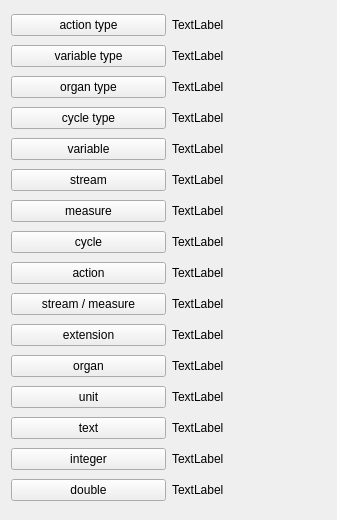
<?xml version="1.0" encoding="UTF-8"?>
<ui version="4.0">
 <class>UISelectTest</class>
 <widget class="QWidget" name="UISelectTest">
  <property name="geometry">
   <rect>
    <x>0</x>
    <y>0</y>
    <width>337</width>
    <height>520</height>
   </rect>
  </property>
  <property name="windowTitle">
   <string>Form</string>
  </property>
  <layout class="QGridLayout" name="gridLayout">
   <item row="4" column="1">
    <widget class="QLabel" name="lVariable">
     <property name="text">
      <string>TextLabel</string>
     </property>
    </widget>
   </item>
   <item row="1" column="0">
    <widget class="QPushButton" name="pbVariableType">
     <property name="text">
      <string>variable type</string>
     </property>
    </widget>
   </item>
   <item row="0" column="1">
    <widget class="QLabel" name="lActionType">
     <property name="text">
      <string>TextLabel</string>
     </property>
    </widget>
   </item>
   <item row="9" column="0">
    <widget class="QPushButton" name="pbStreamMeasure">
     <property name="text">
      <string>stream / measure</string>
     </property>
    </widget>
   </item>
   <item row="3" column="1">
    <widget class="QLabel" name="lCycleType">
     <property name="text">
      <string>TextLabel</string>
     </property>
    </widget>
   </item>
   <item row="6" column="0">
    <widget class="QPushButton" name="pbMeasure">
     <property name="text">
      <string>measure</string>
     </property>
    </widget>
   </item>
   <item row="14" column="0">
    <widget class="QPushButton" name="pbInteger">
     <property name="text">
      <string>integer</string>
     </property>
    </widget>
   </item>
   <item row="6" column="1">
    <widget class="QLabel" name="label_7">
     <property name="text">
      <string>TextLabel</string>
     </property>
    </widget>
   </item>
   <item row="8" column="1">
    <widget class="QLabel" name="label_9">
     <property name="text">
      <string>TextLabel</string>
     </property>
    </widget>
   </item>
   <item row="9" column="1">
    <widget class="QLabel" name="label_10">
     <property name="text">
      <string>TextLabel</string>
     </property>
    </widget>
   </item>
   <item row="11" column="1">
    <widget class="QLabel" name="label_12">
     <property name="text">
      <string>TextLabel</string>
     </property>
    </widget>
   </item>
   <item row="11" column="0">
    <widget class="QPushButton" name="pbOrgan">
     <property name="text">
      <string>organ</string>
     </property>
    </widget>
   </item>
   <item row="5" column="1">
    <widget class="QLabel" name="label_6">
     <property name="text">
      <string>TextLabel</string>
     </property>
    </widget>
   </item>
   <item row="14" column="1">
    <widget class="QLabel" name="label_14">
     <property name="text">
      <string>TextLabel</string>
     </property>
    </widget>
   </item>
   <item row="10" column="1">
    <widget class="QLabel" name="label_11">
     <property name="text">
      <string>TextLabel</string>
     </property>
    </widget>
   </item>
   <item row="5" column="0">
    <widget class="QPushButton" name="pbStream">
     <property name="text">
      <string>stream</string>
     </property>
    </widget>
   </item>
   <item row="7" column="1">
    <widget class="QLabel" name="label_8">
     <property name="text">
      <string>TextLabel</string>
     </property>
    </widget>
   </item>
   <item row="7" column="0">
    <widget class="QPushButton" name="pbCycle">
     <property name="text">
      <string>cycle</string>
     </property>
    </widget>
   </item>
   <item row="15" column="1">
    <widget class="QLabel" name="label_15">
     <property name="text">
      <string>TextLabel</string>
     </property>
    </widget>
   </item>
   <item row="8" column="0">
    <widget class="QPushButton" name="pbAction">
     <property name="text">
      <string>action</string>
     </property>
    </widget>
   </item>
   <item row="13" column="0">
    <widget class="QPushButton" name="pbText">
     <property name="text">
      <string>text</string>
     </property>
    </widget>
   </item>
   <item row="15" column="0">
    <widget class="QPushButton" name="pbDouble">
     <property name="text">
      <string>double</string>
     </property>
    </widget>
   </item>
   <item row="3" column="0">
    <widget class="QPushButton" name="pbCycleType">
     <property name="text">
      <string>cycle type</string>
     </property>
    </widget>
   </item>
   <item row="10" column="0">
    <widget class="QPushButton" name="pbExtension">
     <property name="text">
      <string>extension</string>
     </property>
    </widget>
   </item>
   <item row="2" column="1">
    <widget class="QLabel" name="lOrganType">
     <property name="text">
      <string>TextLabel</string>
     </property>
    </widget>
   </item>
   <item row="2" column="0">
    <widget class="QPushButton" name="pbOrganType">
     <property name="text">
      <string>organ type</string>
     </property>
    </widget>
   </item>
   <item row="0" column="0">
    <widget class="QPushButton" name="pbActionType">
     <property name="text">
      <string>action type</string>
     </property>
    </widget>
   </item>
   <item row="1" column="1">
    <widget class="QLabel" name="lVariableType">
     <property name="text">
      <string>TextLabel</string>
     </property>
    </widget>
   </item>
   <item row="13" column="1">
    <widget class="QLabel" name="label_13">
     <property name="text">
      <string>TextLabel</string>
     </property>
    </widget>
   </item>
   <item row="4" column="0">
    <widget class="QPushButton" name="pbVariable">
     <property name="text">
      <string>variable</string>
     </property>
    </widget>
   </item>
   <item row="12" column="0">
    <widget class="QPushButton" name="pbUnit">
     <property name="text">
      <string>unit</string>
     </property>
    </widget>
   </item>
   <item row="12" column="1">
    <widget class="QLabel" name="label_16">
     <property name="text">
      <string>TextLabel</string>
     </property>
    </widget>
   </item>
  </layout>
 </widget>
 <resources/>
 <connections/>
</ui>
